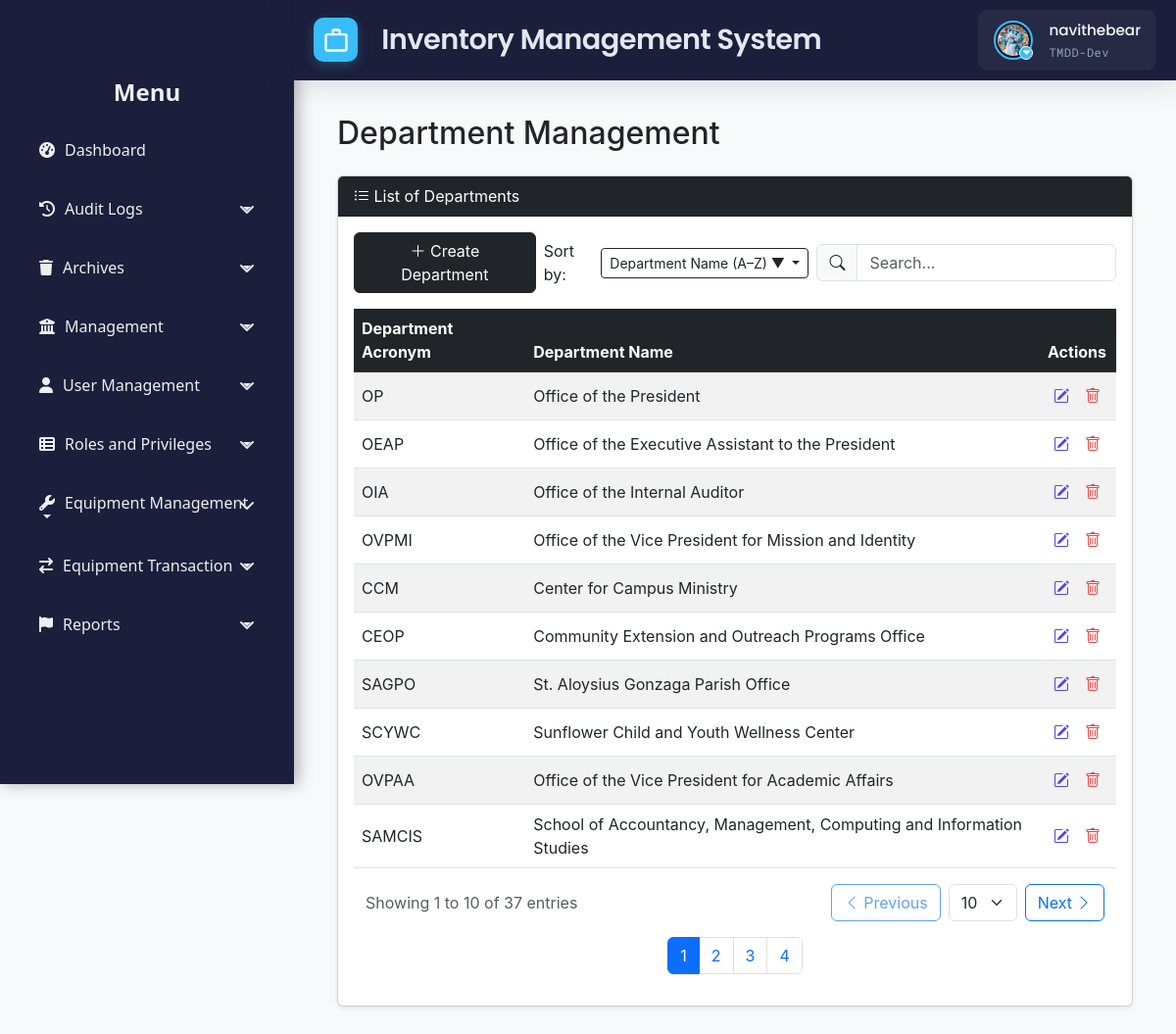
The app's page /src/view/php/modules/management/department_manager/department_management.php (signed in) with its own data.
### tables this page shows
CREATE TABLE `users` (
  `id` int(11) NOT NULL,
  `username` varchar(50) NOT NULL,
  `email` varchar(100) NOT NULL,
  `password` varchar(255) NOT NULL,
  `first_name` varchar(100) DEFAULT NULL,
  `last_name` varchar(100) DEFAULT NULL,
  `date_created` timestamp NULL DEFAULT current_timestamp(),
  `status` enum('Offline','Online') NOT NULL,
  `is_disabled` tinyint(1) NOT NULL DEFAULT 0,
  `profile_pic_path` varchar(2048) DEFAULT NULL
);

CREATE TABLE `roles` (
  `id` int(11) NOT NULL,
  `role_name` varchar(100) NOT NULL,
  `is_disabled` tinyint(1) NOT NULL DEFAULT 0
);

CREATE TABLE `departments` (
  `id` int(11) NOT NULL,
  `department_name` varchar(191) NOT NULL,
  `abbreviation` varchar(50) NOT NULL,
  `is_disabled` tinyint(1) NOT NULL DEFAULT 0
);

### src/control/RBACService.php (called while the page is built, shortened)
<?php
final class RBACService
{
    private array $privileges = [];
    public function __construct(
        private \PDO $pdo,
        int $userId
    ) {
        $this->loadUserPrivileges($userId);
    }
    private function loadUserPrivileges(int $userId): void
    {
        $sql = <<<'SQL'
        SELECT
          m.module_name,
          p.priv_name
        FROM user_department_roles ur
        JOIN roles r
          ON ur.role_id = r.id
         AND r.is_disabled = 0
        JOIN role_module_privileges rmp
          ON rmp.role_id = r.id
        JOIN modules m
          ON rmp.module_id = m.id
        JOIN privileges p
          ON rmp.privilege_id = p.id
         AND p.is_disabled = 0
       WHERE ur.user_id = ?
    SQL;
        $stmt = $this->pdo->prepare($sql);
        $stmt->execute([$userId]);
        while ($row = $stmt->fetch(\PDO::FETCH_ASSOC)) {
            $this->privileges[$row['module_name']][] = $row['priv_name'];
        }
    }
    public function hasPrivilege(string $module, string $priv): bool
    {
        return isset($this->privileges[$module])
            && in_array($priv, $this->privileges[$module], true);
    }
}

### src/view/php/modules/management/department_manager/department_management.php (the view, shortened to what this page needs)
<?php
require_once('../../../../../../config/ims-tmdd.php');
include '../../../general/header.php';
include '../../../general/footer.php';
include '../../../general/sidebar.php';
$rbac = new RBACService($pdo, $_SESSION['user_id']);
$rbac->requirePrivilege('Roles and Privileges', 'View');
$canCreate = $rbac->hasPrivilege('Roles and Privileges', 'Create');
$canModify = $rbac->hasPrivilege('Roles and Privileges', 'Modify');
$canDelete = $rbac->hasPrivilege('Roles and Privileges', 'Remove');
if (isset($_SESSION['user_id'])) {
    $pdo->exec("SET @current_user_id = " . (int)$_SESSION['user_id']);
} else {
    $pdo->exec("SET @current_user_id = NULL");
}
$ipAddress = $_SERVER['REMOTE_ADDR'];
$pdo->exec("SET @current_ip = '" . $ipAddress . "'");
$errors = [];
try {
    $stmt = $pdo->query("SELECT * FROM departments WHERE is_disabled = 0 ORDER BY id");
    $departments = $stmt->fetchAll();
} catch (PDOException $e) {
    $errors[] = "Error retrieving departments: " . $e->getMessage();
}
?>
<!DOCTYPE html>
<html lang="en">
<head>
    <link rel="stylesheet" href="https://cdn.jsdelivr.net/npm/bootstrap@5.3.0/dist/css/bootstrap.min.css">
    <link rel="stylesheet" href="https://cdnjs.cloudflare.com/ajax/libs/font-awesome/6.4.0/css/all.min.css">
    <link rel="stylesheet" href="https://cdn.jsdelivr.net/npm/bootstrap-icons@1.11.1/font/bootstrap-icons.css">
</head>
<body>
    <div class="main-content">
        <div class="container-fluid">
            <div class="row">
                <main class="col-md-12 px-md-4 py-4">
                    <h2 class="mb-4">Department Management</h2>
                    <div class="card shadow-sm">
                        <div class="card-header d-flex justify-content-between align-items-center bg-dark text-white">
                            <span><i class="bi bi-list-ul"></i> List of Departments</span>
                        </div>
                        <div class="card-body">
                            <?php if (!empty($departments)): ?>
                                <div class="filter-container">
                                    <div class="d-flex justify-content-start mb-3 gap-2 align-items-center">
                                        <?php if ($canCreate): ?>
                                            <button type="button" class="btn btn-success btn-dark" data-bs-toggle="modal"
                                                data-bs-target="#addDepartmentModal">
                                                <i class="bi bi-plus-lg"></i> Create Department
                                            </button>
                                        <?php endif; ?>
                                        <div class="d-flex align-items-center gap-2" id="sortFilter">
                                            <label class="mb-0">Sort by:</label>
                                            <div class="dropdown" data-bs-popper="static">
                                                <button class="btn btn-dark btn-sm dropdown-toggle" type="button" id="sortNameBtn" data-bs-toggle="dropdown" aria-expanded="false">
                                                    Department Name (A–Z) ▼
                                                </button>
                                            </div>
                                        </div>
                                        <div class="input-group w-auto" id="livesearch">
                                            <span class="input-group-text"><i class="bi bi-search"></i></span>
                                            <input type="text" class="form-control" placeholder="Search..." id="eqSearch">
                                        </div>
                                    </div>
                                </div>
                                <div class="table-responsive" id="table">
                                    <table id="departmentTable" class="table table-striped table-hover align-middle">
                                        <thead class="table-dark">
                                            <tr>
                                                <th>Department Acronym</th>
                                                <th>Department Name</th>
                                                <th class="text-center">Actions</th>
                                            </tr>
                                        </thead>
                                        <tbody>
                                            <?php foreach ($departments as $department): ?>
                                                <tr>
                                                    <td><?php echo htmlspecialchars($department['abbreviation']); ?></td>
                                                    <td><?php echo htmlspecialchars($department['department_name']); ?></td>
                                                    <td class="text-center">
                                                        <div class="btn-group" role="group">
                                                            <?php if ($canModify): ?>
                                                                <button type="button"
                                                                    class="edit-btn"
                                                                    data-id="<?php echo htmlspecialchars($department['id']); ?>"
                                                                    data-department-acronym="<?php echo htmlspecialchars($department['abbreviation']); ?>"
                                                                    data-department-name="<?php echo htmlspecialchars($department['department_name']); ?>">
                                                                    <i class="bi bi-pencil-square"></i>
                                                                </button>
                                                            <?php endif; ?>
                                                            <?php if ($canDelete): ?>
                                                                <button type="button"
                                                                    class="delete-btn"
                                                                    data-id="<?php echo htmlspecialchars($department['id']); ?>"
                                                                    data-dept-name="<?php echo htmlspecialchars($department['department_name']); ?>">
                                                                    <i class="bi bi-trash"></i>
                                                                </button>
                                                            <?php endif; ?>
                                                        </div>
                                                    </td>
                                                </tr>
                                            <?php endforeach; ?>
                                        </tbody>
                                    </table>
                                    <div class="container-fluid">
                                        <div class="row align-items-center g-3">
                                            <div class="col-12 col-sm-auto">
                                                <div class="text-muted">
                                                    Showing <span id="currentPage">1</span> to <span id="rowsPerPageDisplay">10</span> of <span id="totalRows"><?= count($departments) ?></span> entries
                                                </div>
                                            </div>
                                            <div class="col-12 col-sm-auto ms-sm-auto">
                                                <div class="d-flex align-items-center gap-2">
                                                    <button id="prevPage"
                                                        class="btn btn-outline-primary d-flex align-items-center gap-1">
                                                        <i class="bi bi-chevron-left"></i> Previous
                                                    </button>
                                                    <select id="rowsPerPageSelect" class="form-select" style="width: auto;">
                                                        <option value="10" selected>10</option>
                                                    </select>
                                                    <button id="nextPage"
                                                        class="btn btn-outline-primary d-flex align-items-center gap-1">
                                                        Next <i class="bi bi-chevron-right"></i>
                                                    </button>
                                                </div>
                                            </div>
                                        </div>
                                        <div class="row mt-3">
                                            <div class="col-12">
                                                <ul class="pagination justify-content-center" id="pagination"></ul>
                                            </div>
                                        </div>
                                    </div>
                                </div>
                            <?php else: ?>
                                <p class="mb-0">No Departments found.</p>
                            <?php endif; ?>
                        </div>
                    </div>
                </main>
            </div>
        </div>
    </div>
</body>
</html>

### src/view/php/general/header.php (shortened to what this page needs)
<?php
$user_id = $_SESSION['user_id'] ?? null;
$stmt = $pdo->prepare("
    SELECT u.username, u.profile_pic_path, r.role_name AS role
    FROM users u
    LEFT JOIN user_department_roles ur ON u.id = ur.user_id
    LEFT JOIN roles r ON ur.role_id = r.id
    WHERE u.id = ?
    LIMIT 1
");
$stmt->execute([$user_id]);
$user = $stmt->fetch(PDO::FETCH_ASSOC);
?>
<!DOCTYPE html>
<html lang="en">
<head>
    <link href="https://cdn.jsdelivr.net/npm/bootstrap@5.2.3/dist/css/bootstrap.min.css" rel="stylesheet">
    <link href="https://cdn.jsdelivr.net/npm/bootstrap-icons@1.10.3/font/bootstrap-icons.css" rel="stylesheet">
    <link rel="stylesheet"
        href="https://cdn.jsdelivr.net/npm/bootstrap@5.3.0/dist/css/bootstrap.min.css">
    <link rel="stylesheet"
        href="https://cdnjs.cloudflare.com/ajax/libs/font-awesome/6.4.0/css/all.min.css">
    <link href="https://cdn.jsdelivr.net/npm/select2@4.1.0-rc.0/dist/css/select2.min.css" rel="stylesheet" />
    <link rel="stylesheet" href="<?php echo BASE_URL; ?>src/view/styles/css/toast.css">
    <link rel="stylesheet" href="<?php echo BASE_URL; ?>src/view/styles/css/header_footer.css">
</head>
<body>
    <header class="header">
        <div class="logo-container">
            <div class="logo-icon">
                <svg viewBox="0 0 24 24">
                    <path d="M20 6h-4V4c0-1.1-.9-2-2-2h-4c-1.1 0-2 .9-2 2v2H4c-1.1 0-2 .9-2 2v12c0 1.1.9 2 2 2h16c1.1 0 2-.9 2-2V8c0-1.1-.9-2-2-2zM10 4h4v2h-4V4zm10 16H4V8h16v12z" />
                </svg>
            </div>
            <div>
                <div class="logo-text">Inventory Management System</div>
            </div>
        </div>
        <div class="header-widgets">
            <div class="user-profile" onclick="toggleDropdown()">
                <div class="profile-picture-container">
                    <img
                        src="<?= BASE_URL .
                                    (
                                        !empty($user['profile_pic_path'])
                                        ? 'public/' . htmlspecialchars($user['profile_pic_path'])
                                        : 'public/assets/img/default_profile.jpg'
                                    )
                                ?>"
                        alt="User Profile"
                        class="profile-picture" />
                    <span class="dropdown-indicator"><i class="fas fa-caret-down"></i></span>
                </div>
                <div class="user-info">
                    <div class="user-name"><?php echo htmlspecialchars($user['username']); ?></div>
                    <div class="user-role"><?= htmlspecialchars($user['role']); ?></div>
                </div>
            </div>
        </div>
    </header>
</body>
</html>

### records on screen
users: profile_pic_path (picture), username "navithebear", roles.role_name "TMDD-Dev"
departments: abbreviation "OP", department_name "Office of the President"
departments: abbreviation "OEAP", department_name "Office of the Executive Assistant to the President"
departments: abbreviation "OIA", department_name "Office of the Internal Auditor"
departments: abbreviation "OVPMI", department_name "Office of the Vice President for Mission and Identity"
departments: abbreviation "CCM", department_name "Center for Campus Ministry"
departments: abbreviation "CEOP", department_name "Community Extension and Outreach Programs Office"
departments: abbreviation "SAGPO", department_name "St. Aloysius Gonzaga Parish Office"
departments: abbreviation "SCYWC", department_name "Sunflower Child and Youth Wellness Center"
departments: abbreviation "OVPAA", department_name "Office of the Vice President for Academic Affairs"
departments: abbreviation "SAMCIS", department_name "School of Accountancy, Management, Computing and Information Studies"

### other values on screen
count($departments) "37"
